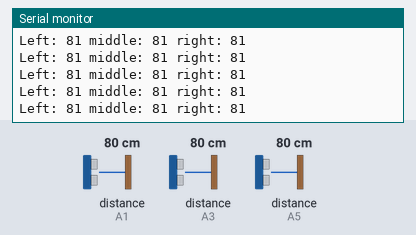
Recording of a sketch running on a simulated Arduino Uno, built with avr-gcc and run on an emulated ATmega328P. Shown: the last lines printed to the serial monitor. Inputs (shaded band) come from the test bench; at power-on: distance to the obstacle (sensors on A1, A3, A5) 80 cm. The echo pulse lasts 58.3 µs per cm.

Above: at 1.2 s.
1.3 s: distance to the obstacle (sensor on A1) set to 2 cm
At 2.4 s:
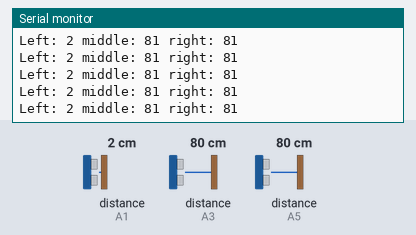
2.8 s: distance to the obstacle (sensor on A3) set to 2 cm
At 3.4 s:
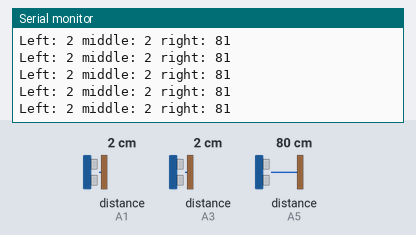
5.8 s: distance to the obstacle (sensor on A5) set to 2 cm
At 6.6 s:
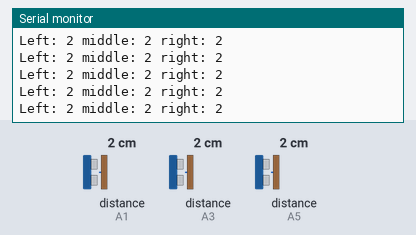
8.8 s: distance to the obstacle (sensor on A1) set to 18 cm
At 9.6 s:
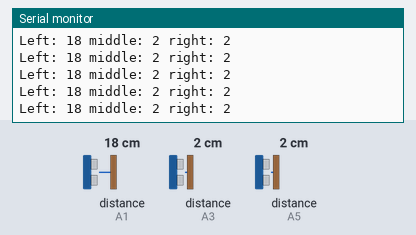
11.8 s: distance to the obstacle (sensor on A1) set to 4 cm
At 12.9 s:
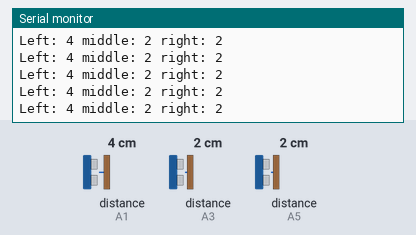
14.8 s: distance to the obstacle (sensor on A3) set to 4 cm
At 15.7 s:
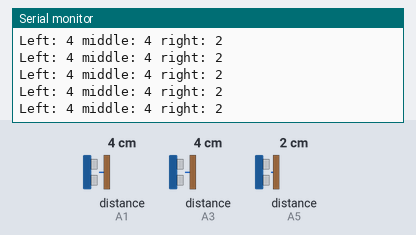
Timing chart, 0 to 17.3 s (numbered marks = the images above; inputs shaded):
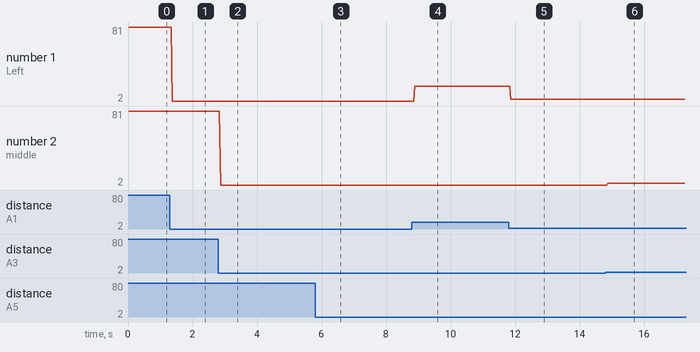

Measured:
- after the input at 1.3 s, the serial monitor: prints a new line after 0.07 s (image 1)
- after the input at 2.8 s, the serial monitor: prints a new line after 0.07 s (image 2)
- after the input at 5.8 s, the serial monitor: prints a new line after 0.08 s (image 3)
- after the input at 8.8 s, the serial monitor: prints a new line after 0.08 s (image 4)
- after the input at 11.8 s, the serial monitor: prints a new line after 0.07 s (image 5)
- after the input at 14.8 s, the serial monitor: prints a new line after 0.07 s (image 6)
- plotted number 1: 81 → 2 after the input at 1.3 s, 2 → 18 after the input at 8.8 s, 18 → 4 after the input at 11.8 s

The sketch:

_08-three-ping-test.ino
```cpp
#include <NewPing.h>

#define LEFT_TRIGGER_PIN    A0  // Arduino pin tied to trigger pin on the left ultrasonic sensor.
#define LEFT_ECHO_PIN       A1  // Arduino pin tied to echo pin on the left ultrasonic sensor.
#define CENTER_TRIGGER_PIN  A2
#define CENTER_ECHO_PIN     A3
#define RIGHT_TRIGGER_PIN   A4
#define RIGHT_ECHO_PIN      A5
#define MAX_DISTANCE 100

NewPing sonar_left(LEFT_TRIGGER_PIN, LEFT_ECHO_PIN, MAX_DISTANCE); // NewPing setup of pins and maximum distance.
NewPing sonar_center(CENTER_TRIGGER_PIN, CENTER_ECHO_PIN, MAX_DISTANCE);
NewPing sonar_right(RIGHT_TRIGGER_PIN, RIGHT_ECHO_PIN, MAX_DISTANCE);

int left_dist = 0;
int center_dist =  0;
int right_dist =  0;

void setup() {
  Serial.begin(9600);
}

void loop() {
  left_dist = sonar_left.ping_cm();
  center_dist =  sonar_center.ping_cm();
  right_dist =  sonar_right.ping_cm();

  Serial.print("Left: ");
  Serial.print(left_dist);
  Serial.print(" middle: ");
  Serial.print(center_dist);
  Serial.print(" right: ");
  Serial.println(right_dist);
}
```
